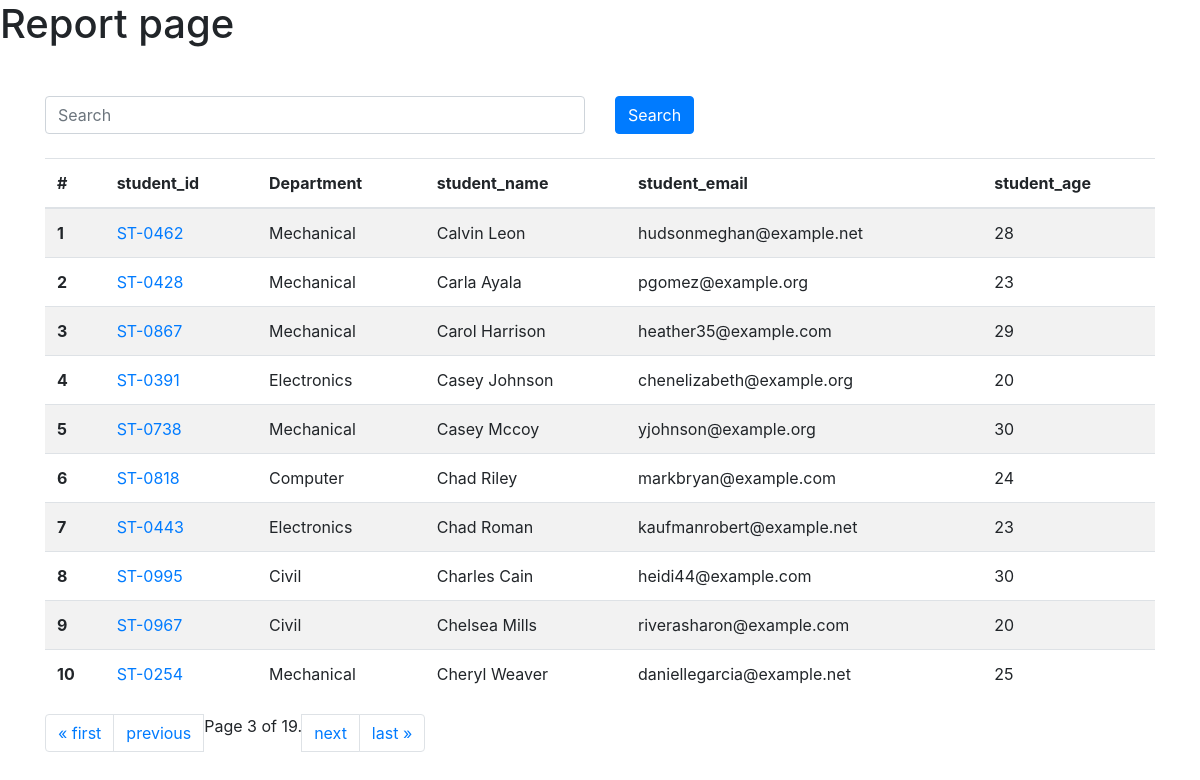
Screenshot of /report/student/?page=3 with the database file from the repository.
### reportCard/models.py (models this page shows, shortened)
class Student(models.Model):
  department = models.ForeignKey(Department, related_name='depart', on_delete=models.CASCADE)
  student_id = models.OneToOneField(StudentID, related_name='studentid', on_delete=models.CASCADE)
  student_name = models.CharField(max_length=100)
  student_email = models.EmailField(unique=True)
  student_age = models.IntegerField(default=18)
  student_address = models.TextField()
  class Meta:
    ordering = ['student_name']
    verbose_name = 'student'

class StudentID(models.Model):
  student_id = models.CharField(max_length=100)
  def __str__(self) -> str:
    return self.student_id

class Department(models.Model):
  department = models.CharField(max_length=100)
  class Meta:
    ordering = ['department']

### reportCard/views.py (the view, shortened to what this page needs)
# urls.py: path('student/', views.get_students, name = "student"),
def get_students(request):
  queryset = Student.objects.all()
  paginator = Paginator(queryset, 10)
  page_num = request.GET.get("page", 1)
  page_obj = paginator.get_page(page_num)
  return render(request, 'reportCard/student.html', {'queryset':page_obj})

### reportCard/templates/reportCard/student.html (shortened to what this page needs)
<!DOCTYPE html>
<html lang="en">
<head>
  <link rel="stylesheet" href="https://cdn.jsdelivr.net/npm/bootstrap@4.3.1/dist/css/bootstrap.min.css">
</head>
<body>
  <h1>Report page</h1>
  <div class="container mt-5">
    <form action="" class="mb-4">
    <div class="row">
      <div class="col md-6">
        <input class="form-control" type="text" name="search" placeholder="Search">
      </div>
      <div class="col md-6">
        <button class="btn btn-primary">Search</button>
      </div>
    </div>
    </form>
    <table class="table table-striped">
      <thead>
        <tr>
          <th scope="col">#</th>
          <th scope="col">student_id</th>
          <th scope="col">Department</th>
          <th scope="col">student_name</th>
          <th scope="col">student_email</th>
          <th scope="col">student_age</th>
        </tr>
      </thead>
      <tbody>
        {% for student in queryset %}
        <tr>
          <th scope="row">{{forloop.counter}}</th>
          <td>
            <a href="{% url 'marks' student.student_id %}">
            {{student.student_id}}</a></td>
          <td>{{student.department.department}}</td>
          <td>{{student.student_name}}</td>
          <td>{{student.student_email}}</td>
          <td>{{student.student_age}}</td>
        </tr>
        {% endfor %}
      </tbody>
    </table>
        <nav aria-label="Page navigation example">
          <ul class="pagination">
            <div class="pagination">
                  {% if queryset.has_previous %}
                    <li class="page-item"><a class="page-link" href="?page=1">&laquo; first</a></li>
                    <li class="page-item"><a class="page-link" href="?page={{ queryset.previous_page_number }}">previous</a></li>
                  {% endif %}
                  <span class="current">
                      Page {{ queryset.number }} of {{ queryset.paginator.num_pages }}.
                  </span>
                  {% if queryset.has_next %}
                    <li class="page-item"><a class="page-link" href="?page={{ queryset.next_page_number }}">next</a></li>
                    <li class="page-item"><a class="page-link" href="?page={{ queryset.paginator.num_pages }}">last &raquo;</a></li>
                  {% endif %}
            </div>
          </ul>
        </nav>
  </div>
</body>
</html>

### rows the page displays
Student: student_id "ST-0462", department.department "Mechanical", student_name "Calvin Leon", student_email "hudsonmeghan@example.net", student_age "28"
Student: student_id "ST-0428", department.department "Mechanical", student_name "Carla Ayala", student_email "pgomez@example.org", student_age "23"
Student: student_id "ST-0867", department.department "Mechanical", student_name "Carol Harrison", student_email "heather35@example.com", student_age "29"
Student: student_id "ST-0391", department.department "Electronics", student_name "Casey Johnson", student_email "chenelizabeth@example.org", student_age "20"
Student: student_id "ST-0738", department.department "Mechanical", student_name "Casey Mccoy", student_email "yjohnson@example.org", student_age "30"
Student: student_id "ST-0818", department.department "Computer", student_name "Chad Riley", student_email "markbryan@example.com", student_age "24"
Student: student_id "ST-0443", department.department "Electronics", student_name "Chad Roman", student_email "kaufmanrobert@example.net", student_age "23"
Student: student_id "ST-0995", department.department "Civil", student_name "Charles Cain", student_email "heidi44@example.com", student_age "30"
Student: student_id "ST-0967", department.department "Civil", student_name "Chelsea Mills", student_email "riverasharon@example.com", student_age "20"
Student: student_id "ST-0254", department.department "Mechanical", student_name "Cheryl Weaver", student_email "daniellegarcia@example.net", student_age "25"

### other values shown
{{ queryset.number }} "3"
{{ queryset.paginator.num_pages }} "19"
